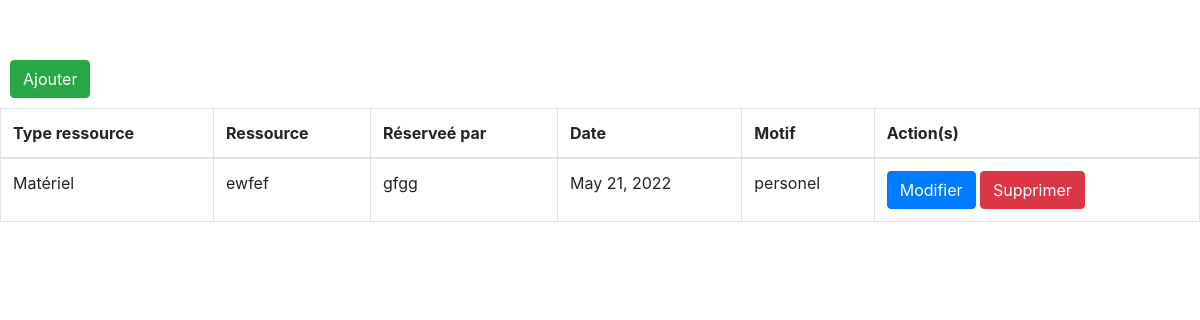
Before: /reservation/ with the older database file.
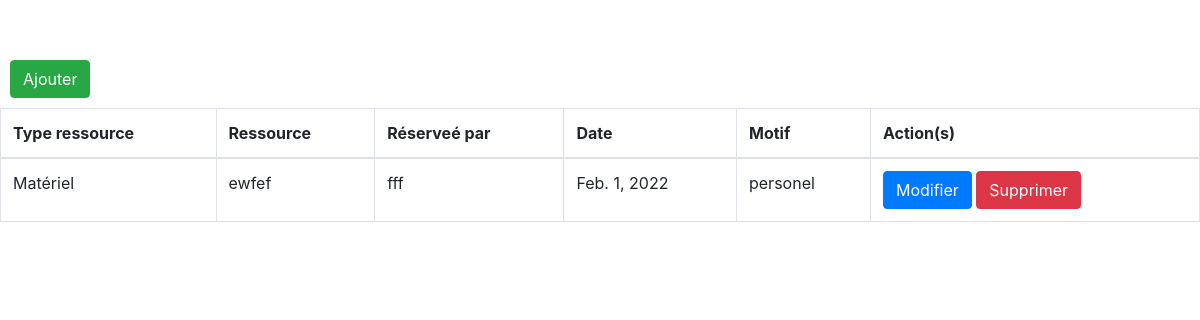
After: the same page with the newer database file.
### srcApp/models.py (models this page shows)
class Reservation(models.Model):
    reservateur = models.ForeignKey(Personnel, on_delete=models.CASCADE)
    ressource = models.ForeignKey(Ressource, on_delete=models.CASCADE)
    date_de_reservation = models.DateField()
    motif_de_reservation = models.CharField(max_length=255)
    UniqueConstraint(fields=['ressource', 'date_de_reservation'], name='reservation_unique_de_la_ressource_par_date')

class Personnel(models.Model):
    rolelist = models.TextChoices('Utilisateur', 'Administrateur')
    codePerso = models.fields.CharField(max_length=4)
    nom = models.fields.CharField(max_length=50)
    prenom = models.fields.CharField(max_length=50)
    typePerso = models.ForeignKey(TypePerso, null=True, on_delete=models.SET_NULL)
    dateNaiss = models.fields.IntegerField(
    validators=[MinValueValidator(1900), MaxValueValidator(2004)])
    chefService = models.BooleanField
    role = models.fields.CharField(choices=rolelist.choices, max_length=50)
    account = models.OneToOneField(User, null=True, on_delete=models.CASCADE)
    def __str__(self):
        return f'{self.nom}'

class Ressource(models.Model):
    natureRes = models.TextChoices ('Batiment','Matériel')
    codeRess = models.fields.CharField(max_length = 5)
    typeRess = models.fields.CharField(choices=natureRes.choices, max_length=10)
    nomRess = models.fields.CharField(max_length=50)
    def __str__(self):
        return f'{self.nomRess}'

### srcApp/views.py (the view)
# urls.py: path('reservation/', views.reservation, name='reservation'),
def reservation(request):
    datas = Reservation.objects.all()
    return render(request,"reservHome.html", {'datas':datas})

### srcApp/templates/reservHome.html (shortened to what this page needs)
{% extends 'base.html' %}
        {% block content %}
        <div style="display:inline-block">
        <a class="btn btn-success " style="margin:10px" href="{% url 'create_reservation' %}">Ajouter</a>
        </div>
         <table class="table table-bordered mx-auto" >
        <thead>
        <tr>
        <th>Type ressource</th>
        <th>Ressource</th>
        <th>Réserveé par</th>
        <th>Date </th>
        <th>Motif</th>
        <th>Action(s)</th>
        </tr>
        </thead>
        <tbody id="myTable">
        {% for reservation in datas %}
        <tr>
        <td>{{ reservation.ressource.typeRess }}</td>
        <td>{{ reservation.ressource }}</td>
        <td>{{ reservation.reservateur }}</td>
        <td>{{ reservation.date_de_reservation }}</td>
        <td>{{ reservation.motif_de_reservation }}</td>
        <td>
        <div style="display:inline-block">
        <a class="btn btn-primary" href="{% url 'update_reservation' reservation.id %}">Modifier</a>
        <a  class="btn btn-danger" href="{% url 'delete_reservation' reservation.id %}">Supprimer</a>
        </div>
        </td>
        </tr>
        {% endfor %}
        </tbody>
        </table>
        {% endblock %}

Changed rows visible on the page:
changed Reservation "personel": reservateur "gfgg" → "fff"; date_de_reservation "May 21, 2022" → "Feb. 1, 2022"
